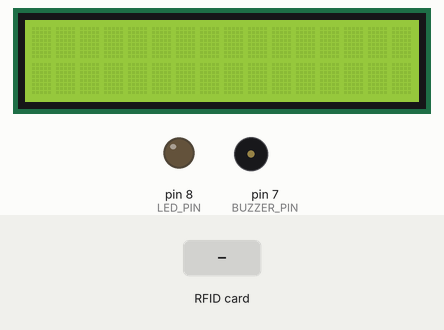
Recording of a sketch running on a simulated Arduino Uno, built with avr-gcc and run on an emulated ATmega328P. Parts: 16×2 character LCD, output pins drawn as LEDs (lit = HIGH), buzzer (waves = sounding, pin HIGH). The test bench sets the inputs (shaded band). Pins used as bus, display or sensor lines are not drawn; what the sketch prints to the serial monitor is not drawn.

Above: at 1.3 s.
1.4 s: RFID card 5E 7A 19 C4 held to the reader
At 2.0 s:
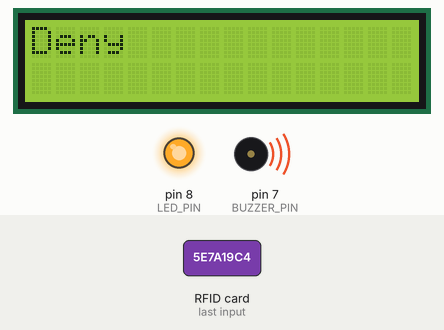
At 2.8 s:
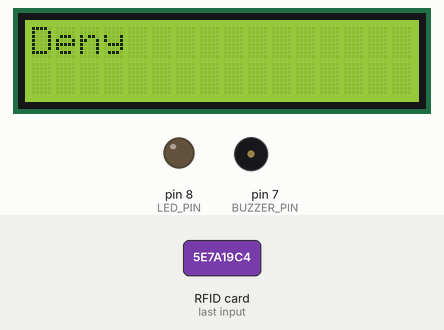
Timing chart, 0 to 4.4 s (numbered marks = the images above; inputs shaded):
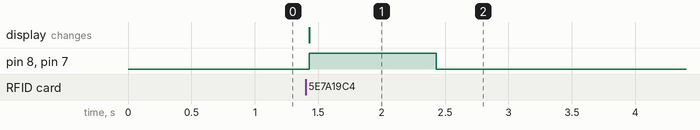

Measured:
- after the input at 1.4 s, pin 8 (LED_PIN), pin 7 (BUZZER_PIN): LOW → HIGH at once, → LOW 1.0 s later; the display: changes at once (image 1)

The sketch:

RF_C.ino
```cpp
#include <Wire.h>
#include <LiquidCrystal_I2C.h>
#include <SPI.h>
#include <MFRC522.h>

// Pin untuk RFID
#define SS_PIN 10
#define RST_PIN 9

// Pin untuk LED dan buzzer
#define LED_PIN 8
#define BUZZER_PIN 7

// Inisialisasi RFID
MFRC522 mfrc522(SS_PIN, RST_PIN);

LiquidCrystal_I2C lcd(0x27, 16, 2);

// Daftar UID kartu yang diizinkan
byte allowedCards[][7] = {
  {0x05, 0x89, 0x12, 0xD9, 0x12, 0xA2, 0x00},  // Contoh UID kartu terdaftar
};

void setup() {
  // Memulai komunikasi serial
  Serial.begin(9600);
  Serial.println("Siapkan RFID Reader");

  // Memulai SPI
  SPI.begin();

  // Memulai modul RFID
  mfrc522.PCD_Init();

  lcd.init();
  lcd.backlight();
  // Mengatur pin LED dan buzzer sebagai output
  pinMode(LED_PIN, OUTPUT);
  pinMode(BUZZER_PIN, OUTPUT);

  // Mematikan LED dan buzzer
  digitalWrite(LED_PIN, LOW);
  digitalWrite(BUZZER_PIN, LOW);
}

void loop() {
  // Periksa apakah ada kartu baru yang tersedia
  if (!mfrc522.PICC_IsNewCardPresent()) {
    return;
  }

  // Periksa apakah kartu dapat dibaca
  if (!mfrc522.PICC_ReadCardSerial()) {
    return;
  }

  // Tampilkan UID kartu yang ditemukan
  Serial.print("UID Kartu: ");
  for (byte i = 0; i < mfrc522.uid.size; i++) {
    Serial.print(mfrc522.uid.uidByte[i] < 0x10 ? " 0" : " ");
    Serial.print(mfrc522.uid.uidByte[i], HEX);
  }
  Serial.println();

  // Periksa apakah kartu terdaftar
  if (isCardAllowed(mfrc522.uid.uidByte)) {
    Serial.println("Allow");
    lcd.clear();
    lcd.setCursor(0, 0); // Baris pertama
    lcd.print("Allow");

    digitalWrite(LED_PIN, LOW);
    digitalWrite(BUZZER_PIN, LOW);
  } else {
    Serial.println("Deny");
    lcd.clear();
    lcd.setCursor(0, 0); // Baris pertama
    lcd.print("Deny");
    // Nyalakan LED dan buzzer (akses ditolak)
    digitalWrite(LED_PIN, HIGH);
    digitalWrite(BUZZER_PIN, HIGH);
    delay(1000);  // Buzzer menyala selama 1 detik
    digitalWrite(LED_PIN, LOW);
    digitalWrite(BUZZER_PIN, LOW);
  }

  // Hentikan komunikasi dengan kartu
  mfrc522.PICC_HaltA();
}

// Fungsi untuk memeriksa apakah kartu terdaftar
bool isCardAllowed(byte *cardUID) {
  for (int i = 0; i < sizeof(allowedCards) / sizeof(allowedCards[0]); i++) {
    bool match = true;
    for (int j = 0; j < 4; j++) {
      if (allowedCards[i][j] != cardUID[j]) {
        match = false;
        break;
      }
    }
    if (match) {
      return true;  // Kartu ditemukan dalam daftar
    }
  }
  return false;  // Kartu tidak ditemukan
}
```
